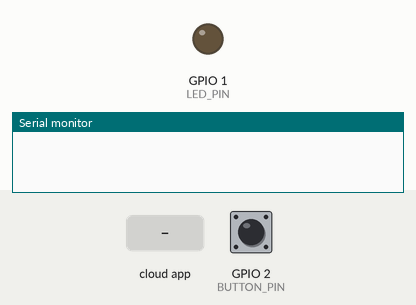
Simulated run of this sketch. Board: ESP32-S3. Shown: output pins drawn as LEDs (lit = HIGH), the last lines printed to the serial monitor. The inputs (shaded band) are chosen by the test bench; at power-on: GPIO 2 (BUTTON_PIN) HIGH. WiFi joins after 1.5 s; servers stay silent unless stated; random numbers use the default seed unless the sketch sets one.

Above: at 1.7 s.
1.8 s: GPIO 2 (BUTTON_PIN) pulled LOW for 0.15 s
At 2.4 s:
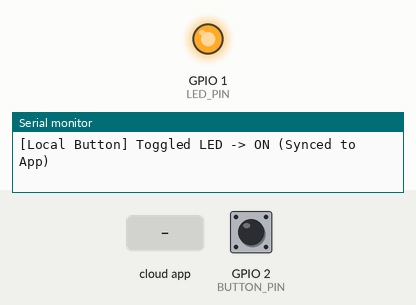
3.4 s: the phone or cloud app sets LED.Control to 0
At 4.1 s:
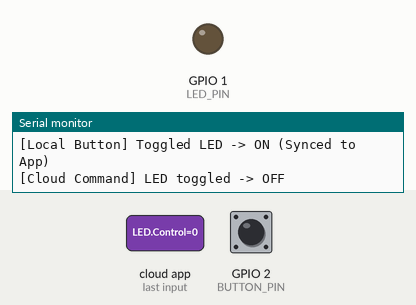
4.9 s: the phone or cloud app sets LED.Control to 1
At 5.4 s:
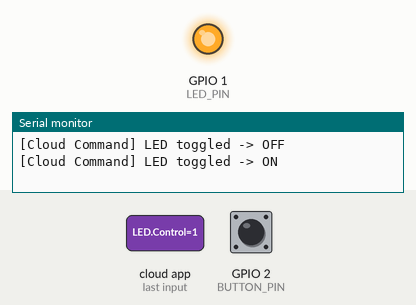
7.9 s: GPIO 2 (BUTTON_PIN) pulled LOW for 1 s
At 8.5 s:
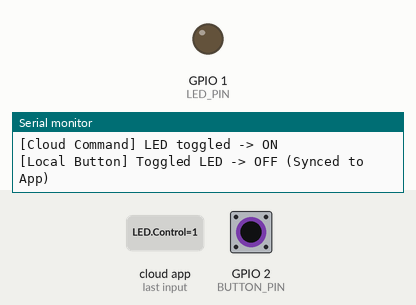
11.5 s: GPIO 2 (BUTTON_PIN) pulled LOW for 3.2 s
At 12.4 s:
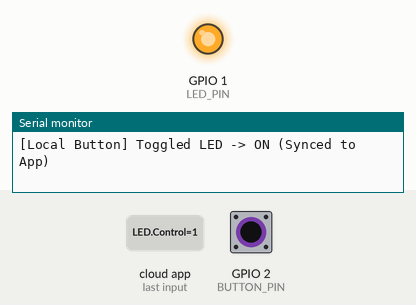
Timing chart, 0 to 14.5 s (numbered marks = the images above; inputs shaded):
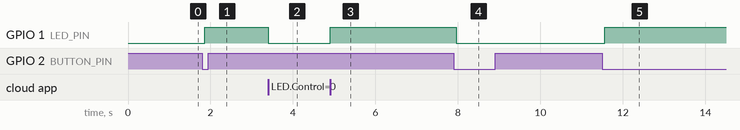

The sketch:

02_WiFi_RainMaker_Gemini.ino
```cpp
#include "RMaker.h"
#include "WiFiProv.h"


#define HARDWARE_BUTTON

// -----------------------------------------------------------------------------
// HARDWARE & TIMING CONFIG
// -----------------------------------------------------------------------------

const int LED_PIN = 1;  // ESP32-S3 GPIO for onboard/external LED
const uint32_t TELEMETRY_PERIOD_MS = 10000;
uint32_t lastTelemetryMs = 0;
bool currentLedState = false;

#ifdef HARDWARE_BUTTON
const int BUTTON_PIN = 2;
// Button state tracking and debouncing
bool lastButtonReading = HIGH;

uint32_t lastDebounceTime = 0;
const uint32_t DEBOUNCE_DELAY_MS = 50;
#endif


// BLE Provisioning Credentials (Used for first-time pairing via phone app)
const char *service_name = "PROV_ESP32S3";
const char *pop = "12345678";  // Proof of Possession / PIN

// -----------------------------------------------------------------------------
// RAINMAKER NODES & DEVICES
// -----------------------------------------------------------------------------
static Node my_node;
// FIX 1: Cast (void*)&LED_PIN to void* to prevent const void* conversion error
static Switch my_switch("LED Control", (void *)&LED_PIN);
static TemperatureSensor my_temp_sensor("Temperature Sensor");

// Generic device to hold system telemetry parameters
static Device sys_telemetry("System Stats", "custom.device.system");

// Parameter Pointers for dynamic reporting
static Param *p_status = NULL;
static Param *p_rssi = NULL;
static Param *p_uptime = NULL;

// -----------------------------------------------------------------------------
// PROVISIONING EVENT CALLBACK
// -----------------------------------------------------------------------------
void sysProvEvent(arduino_event_t *sys_event) {
  switch (sys_event->event_id) {
    case ARDUINO_EVENT_PROV_START:
      Serial.printf("\n[PROV] Started! BLE Name: %s | POP PIN: %s\n", service_name, pop);
      break;
    case ARDUINO_EVENT_PROV_CRED_RECV:
      Serial.println("\n[PROV] Received Wi-Fi credentials from App.");
      break;
    case ARDUINO_EVENT_PROV_CRED_SUCCESS:
      Serial.println("\n[PROV] Provisioning Successful! Connected to Wi-Fi.");
      break;
    default:
      break;
  }
}

// -----------------------------------------------------------------------------
// WRITE CALLBACK (App/Cloud -> ESP32-S3)
// -----------------------------------------------------------------------------
void write_callback(Device *device, Param *param, const param_val_t val, void *priv_data, write_ctx_t *ctx) {
  const char *device_name = device->getDeviceName();
  const char *param_name = param->getParamName();

  if ((strcmp(device_name, "LED Control") == 0) && (strcmp(param_name, "Power") == 0)) {
      currentLedState = val.val.b;
      digitalWrite(LED_PIN, currentLedState ? HIGH : LOW);
      param->updateAndReport(val);
      Serial.printf("[Cloud Command] LED toggled -> %s\n", currentLedState ? "ON" : "OFF");
    }
}

#ifdef HARDWARE_BUTTON
// -----------------------------------------------------------------------------
// Local Hardware Button Handler
// -----------------------------------------------------------------------------
void handleHardwareButton() {
  bool reading = digitalRead(BUTTON_PIN);

  // Reset the debounce timer if the reading changes
  if (reading != lastButtonReading) {
    lastDebounceTime = millis();
  }

  if (
    millis() - lastDebounceTime > DEBOUNCE_DELAY_MS) {
    // Retains the confirmed button state between function calls
    static bool steadyButtonState = HIGH;

    // Detect a confirmed state change
    if (reading != steadyButtonState) {
      steadyButtonState = reading;

      // Trigger the action when the active-LOW button is pressed
      if (steadyButtonState == LOW) {
        currentLedState = !currentLedState;

        digitalWrite(
          LED_PIN,
          currentLedState ? HIGH : LOW);

        // Report the local state change to RainMaker
        my_switch.updateAndReportParam(
          "Power",
          currentLedState);

        Serial.printf(
          "[Local Button] Toggled LED -> %s "
          "(Synced to App)\n",
          currentLedState ? "ON" : "OFF");
      }
    }
  }

  lastButtonReading = reading;
}
#endif

// -----------------------------------------------------------------------------
// TELEMETRY PUBLISHER
// -----------------------------------------------------------------------------
void publishTelemetry() {
  // 1. Temperature Feed
  float temperature = random(100, 500) / 10.0f;
  my_temp_sensor.updateAndReportParam("Temperature", temperature);

  // 2. RSSI Feed (Wi-Fi Signal Strength in dBm)
  // FIX 2: Use esp_rmaker_int() and esp_rmaker_str() helper functions in v3.x
  int rssi = WiFi.RSSI();
  p_rssi->updateAndReport(esp_rmaker_int(rssi));

  // 3. Uptime Feed (Seconds since boot)
  int uptime_sec = (int)(millis() / 1000);
  p_uptime->updateAndReport(esp_rmaker_int(uptime_sec));

  // 4. Status Feed
  p_status->updateAndReport(esp_rmaker_str("online"));

  Serial.printf("[Telemetry] Temp: %.1f C | RSSI: %d dBm | Uptime: %d s\n",
                temperature, rssi, uptime_sec);
}

// -----------------------------------------------------------------------------
// SETUP
// -----------------------------------------------------------------------------
void setup() {
  Serial.begin(115200);
  delay(500);

  pinMode(LED_PIN, OUTPUT);
  digitalWrite(LED_PIN, LOW);

#ifdef HARDWARE_BUTTON
  // Configure the button with the internal pull-up resistor
  pinMode(BUTTON_PIN, INPUT_PULLUP);
#endif
  // 1. Initialize Node
  my_node = RMaker.initNode("ESP32S3_Node");

  // 2. Configure LED Switch Device
  my_switch.addCb(write_callback);
  my_node.addDevice(my_switch);

  // 3. Configure Temperature Sensor Device
  my_node.addDevice(my_temp_sensor);

  // 4. Create System Telemetry Parameters using v3.x esp_rmaker_* value helpers
  p_status = new Param("Status", "custom.param.status", esp_rmaker_str("online"), PROP_FLAG_READ);
  p_rssi = new Param("RSSI", "custom.param.rssi", esp_rmaker_int(0), PROP_FLAG_READ);
  p_uptime = new Param("Uptime", "custom.param.uptime", esp_rmaker_int(0), PROP_FLAG_READ);

  sys_telemetry.addParam(*p_status);
  sys_telemetry.addParam(*p_rssi);
  sys_telemetry.addParam(*p_uptime);
  my_node.addDevice(sys_telemetry);

  // 5. Enable Standard Services
  RMaker.enableOTA(OTA_USING_TOPICS);
  RMaker.enableTZService();
  RMaker.enableSchedule();

  // 6. Start RainMaker Stack
  RMaker.start();

  // 7. Start BLE Provisioning using updated NETWORK_PROV_* namespaces for core 3.x
  WiFi.onEvent(sysProvEvent);
  WiFiProv.beginProvision(NETWORK_PROV_SCHEME_BLE,
                          NETWORK_PROV_SCHEME_HANDLER_FREE_BTDM,
                          NETWORK_PROV_SECURITY_1,
                          pop,
                          service_name);
}

// -----------------------------------------------------------------------------
// MAIN LOOP
// -----------------------------------------------------------------------------
void loop() {
#ifdef HARDWARE_BUTTON
  // 1. Continuously check the local hardware input
  handleHardwareButton();
#endif
  // 2. Periodically publish system telemetry
  if (millis() - lastTelemetryMs >= TELEMETRY_PERIOD_MS) {
    lastTelemetryMs = millis();
    if (WiFi.status() == WL_CONNECTED) {
      publishTelemetry();
    }
  }
  delay(10);
}
```

Measured:
- after the input at 1.8 s, GPIO 1 (LED_PIN): LOW → HIGH after 0.06 s
- after the input at 3.4 s, GPIO 1 (LED_PIN): HIGH → LOW at once
- after the input at 4.9 s, GPIO 1 (LED_PIN): LOW → HIGH at once
- after the input at 7.9 s, GPIO 1 (LED_PIN): HIGH → LOW after 0.06 s
- after the input at 11.5 s, GPIO 1 (LED_PIN): LOW → HIGH after 0.06 s
